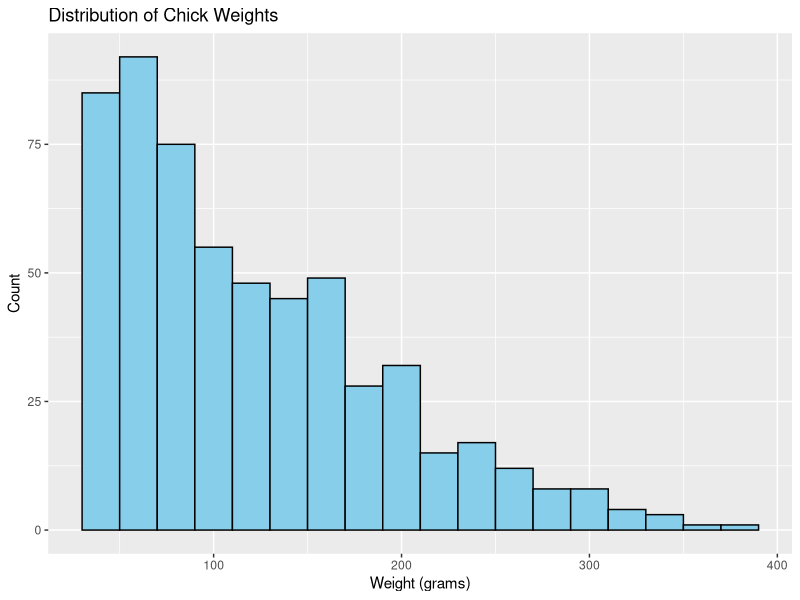
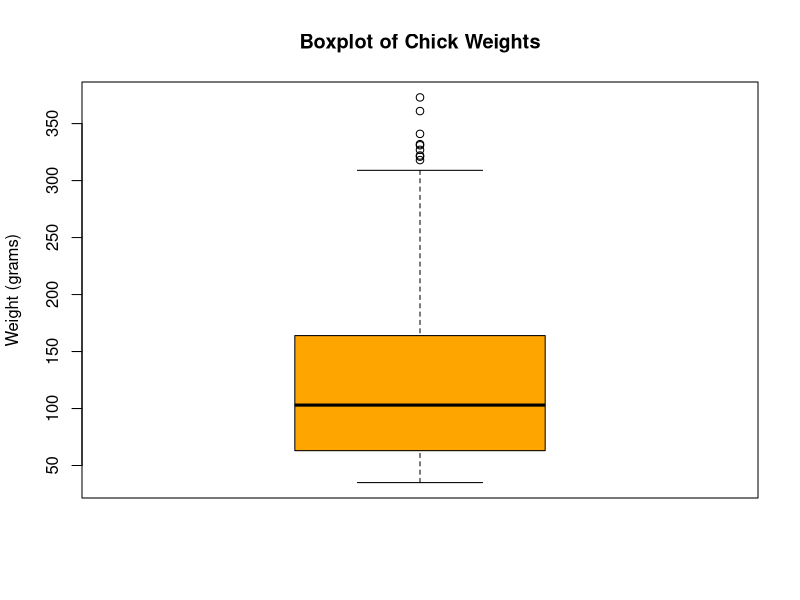
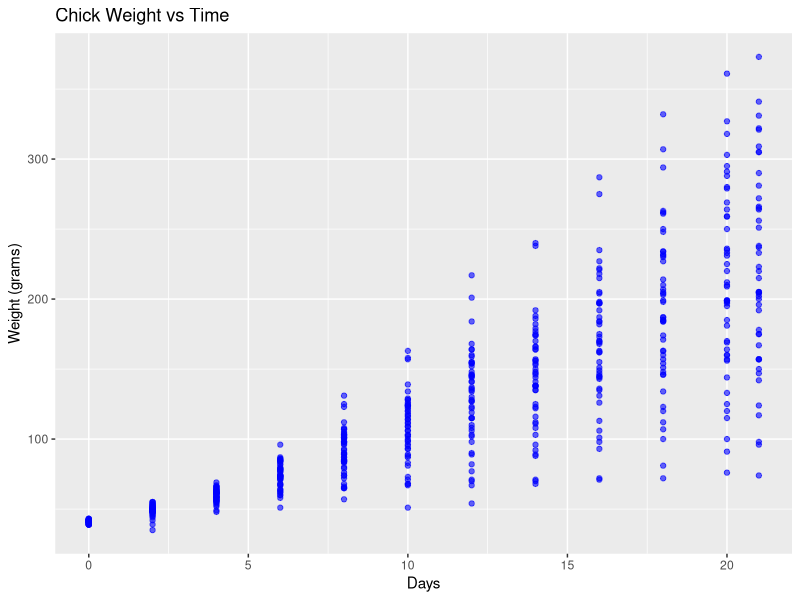
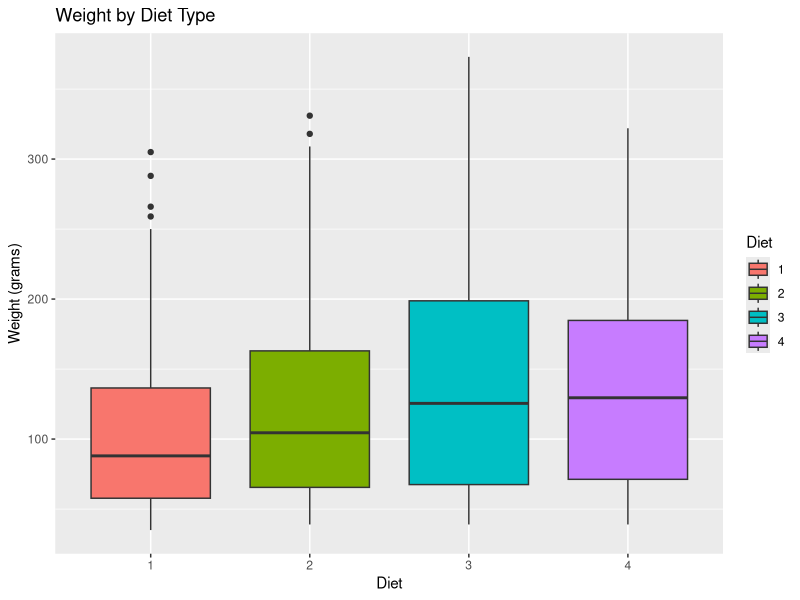
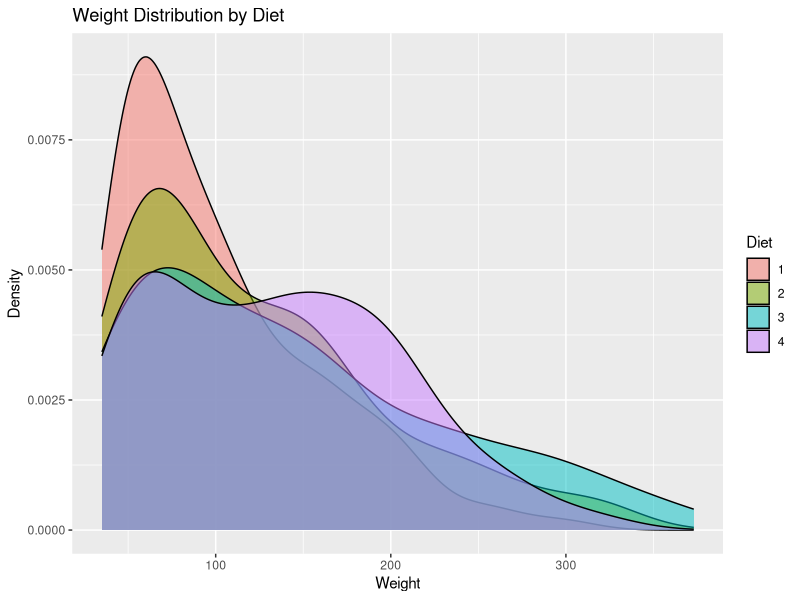
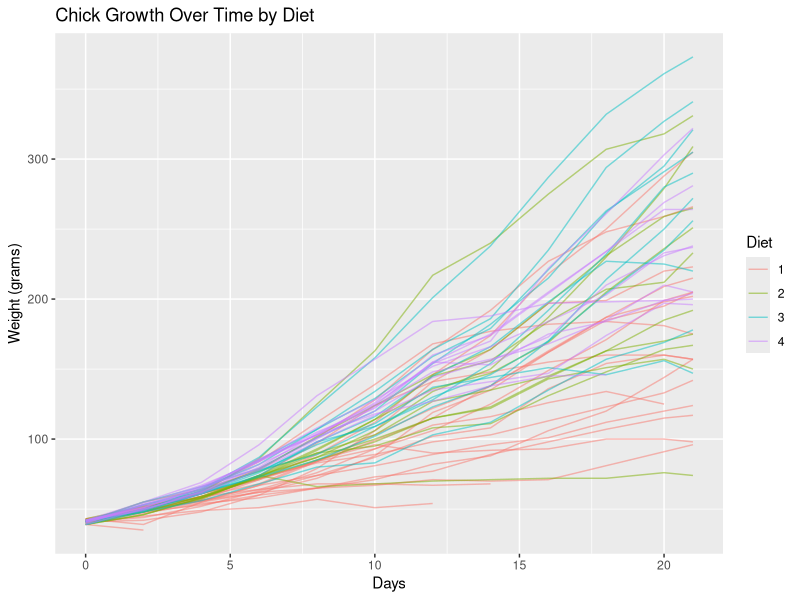
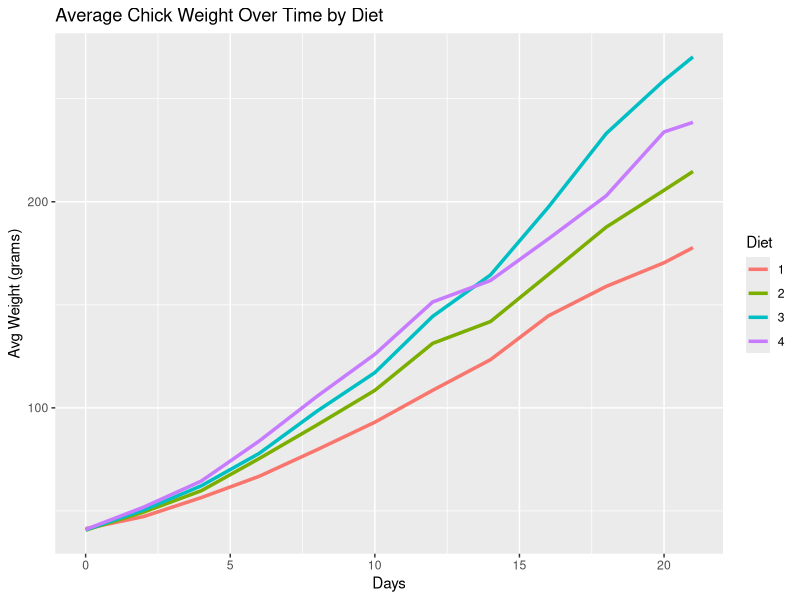
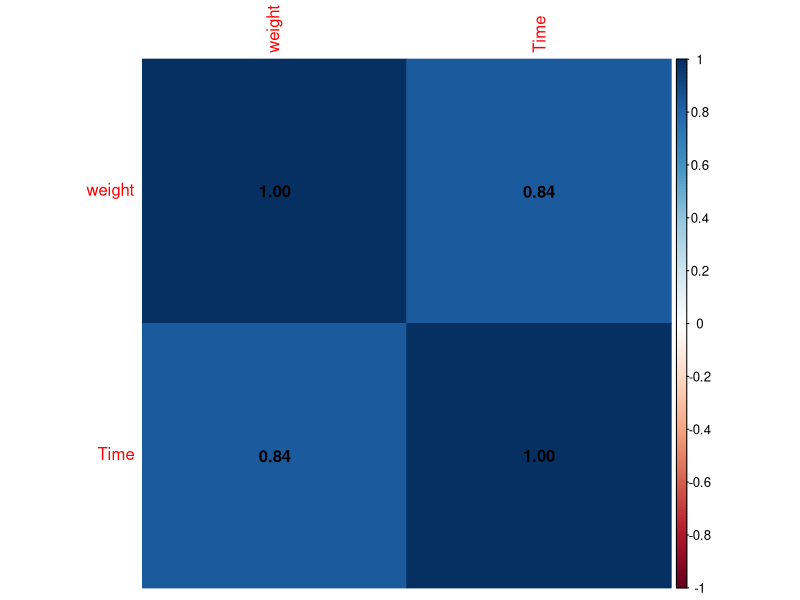

Write R code to recreate these figures, in order.
# ================================================================
# ???? EDA on Built-in Dataset: ChickWeight (Unique Dataset)
# ================================================================

# --- Load necessary libraries -----------------------------------
# Install missing packages once
# install.packages(c("ggplot2", "dplyr", "corrplot"))

library(ggplot2)
library(dplyr)
library(corrplot)

# --- Load dataset ------------------------------------------------
data("ChickWeight")
df <- ChickWeight

# --- Basic info --------------------------------------------------
cat("===== Structure =====\n")
str(df)

cat("\n===== First 6 Rows =====\n")
print(head(df))

cat("\n===== Summary Statistics =====\n")
print(summary(df))

# --- Missing values ----------------------------------------------
cat("\n===== Missing Values per Column =====\n")
print(colSums(is.na(df)))

# ================================================================
# ???? UNIVARIATE ANALYSIS
# ================================================================

cat("\n===== UNIVARIATE ANALYSIS =====\n")

# Summary of weight
cat("\nSummary of Chick Weights:\n")
print(summary(df$weight))

# Standard deviation and IQR
cat("\nStandard Deviation:", sd(df$weight))
cat("\nInterquartile Range (IQR):", IQR(df$weight), "\n")

# Histogram
ggplot(df, aes(x = weight)) +
  geom_histogram(binwidth = 20, fill = "skyblue", color = "black") +
  labs(title = "Distribution of Chick Weights", x = "Weight (grams)", y = "Count")

# Boxplot for weight
boxplot(df$weight,
        main = "Boxplot of Chick Weights",
        ylab = "Weight (grams)",
        col = "orange")

# Count of chicks per diet
cat("\n===== Count of Chicks per Diet =====\n")
print(table(df$Diet))

# ================================================================
# ???? BIVARIATE ANALYSIS
# ================================================================

cat("\n===== BIVARIATE ANALYSIS =====\n")

# Scatterplot: Weight vs Time
ggplot(df, aes(x = Time, y = weight)) +
  geom_point(color = "blue", alpha = 0.6) +
  labs(title = "Chick Weight vs Time", x = "Days", y = "Weight (grams)")

# Boxplot: Weight vs Diet
ggplot(df, aes(x = Diet, y = weight, fill = Diet)) +
  geom_boxplot() +
  labs(title = "Weight by Diet Type", x = "Diet", y = "Weight (grams)")

# Correlation between Time and Weight
cat("\nCorrelation between Time and Weight:\n")
print(cor(df$Time, df$weight))

# Density plot of weight by Diet
ggplot(df, aes(x = weight, fill = Diet)) +
  geom_density(alpha = 0.5) +
  labs(title = "Weight Distribution by Diet", x = "Weight", y = "Density")

# ================================================================
# ???? MULTIVARIATE ANALYSIS
# ================================================================

cat("\n===== MULTIVARIATE ANALYSIS =====\n")

# Growth of each chick by diet
ggplot(df, aes(x = Time, y = weight, group = Chick, color = Diet)) +
  geom_line(alpha = 0.5) +
  labs(title = "Chick Growth Over Time by Diet", x = "Days", y = "Weight (grams)")

# Average weight per time and diet
df_avg <- df %>%
  group_by(Time, Diet) %>%
  summarise(mean_weight = mean(weight), .groups = "drop")

ggplot(df_avg, aes(x = Time, y = mean_weight, color = Diet)) +
  geom_line(size = 1.2) +
  labs(title = "Average Chick Weight Over Time by Diet", x = "Days", y = "Avg Weight (grams)")

# Standard deviation grouped by Time and Diet
df_sd <- df %>%
  group_by(Time, Diet) %>%
  summarise(sd_weight = sd(weight), .groups = "drop")

cat("\nStandard Deviation of Weight by Time and Diet (first few rows):\n")
print(head(df_sd))

# Correlation matrix for numeric variables
df_num <- df %>% select(weight, Time)
cor_matrix <- cor(df_num)
print(cor_matrix)

# Correlation plot
corrplot(cor_matrix, method = "color", addCoef.col = "black")

# ================================================================
cat("\n===== EDA COMPLETE ??? =====\n")
